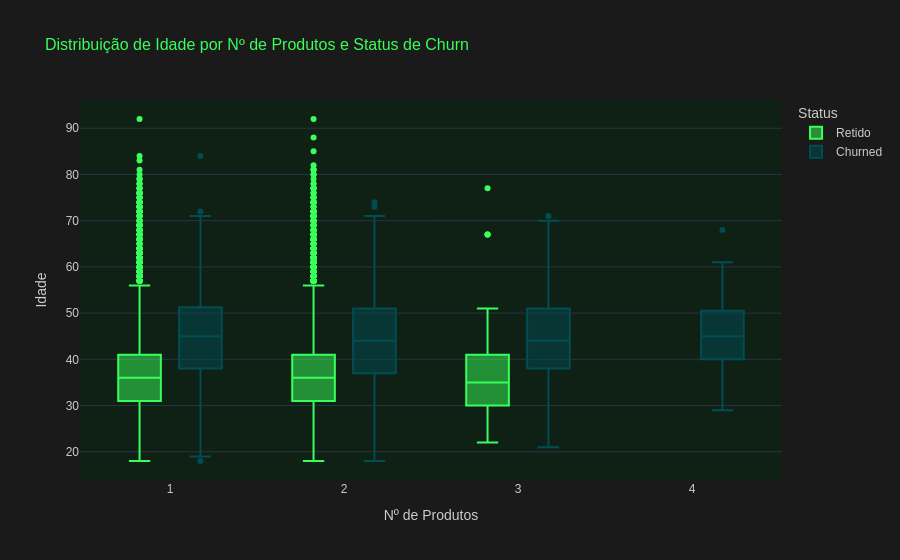

Write notebook code for a chart like this one.
### Markdown cell above
## 3.2 Perfil dos clientes por número de produtos

### Code cell
# Box plot — distribuição de idade por número de produtos e status de churn
fig_box_age_prod: go.Figure = px.box(
    df_bank_churn,
    x='num_of_products',
    y='age',
    color='status_churn',
    title='Distribuição de Idade por Nº de Produtos e Status de Churn',
    labels={'num_of_products': 'Nº de Produtos', 'age': 'Idade', 'status_churn': 'Status'},
    color_discrete_map=COLOR_MAP_CHURN,
)
fig_box_age_prod.update_layout(**LAYOUT_PADRAO)
fig_box_age_prod.show()

### Figure 1 — Plotly figure (JSON) as saved in the notebook; plotly's stock layout.template omitted (floating-point values rounded to 4 significant figures; data arrays with more than 128 entries replaced by an {"elided": "..."} marker saying what was removed)
{"data": [{"alignmentgroup": "True", "hovertemplate": "Status=Retido<br>Nº de Produtos=%{x}<br>Idade=%{y}<extra></extra>", "legendgroup": "Retido", "marker": {"color": "#39FF5A"}, "name": "Retido", "notched": false, "offsetgroup": "Retido", "orientation": "v", "showlegend": true, "type": "box", "x": {"elided": "7963 int values"}, "x0": " ", "xaxis": "x", "y": {"elided": "7963 int values"}, "y0": " ", "yaxis": "y"}, {"alignmentgroup": "True", "hovertemplate": "Status=Churned<br>Nº de Produtos=%{x}<br>Idade=%{y}<extra></extra>", "legendgroup": "Churned", "marker": {"color": "#004D54"}, "name": "Churned", "notched": false, "offsetgroup": "Churned", "orientation": "v", "showlegend": true, "type": "box", "x": {"elided": "2037 int values"}, "x0": " ", "xaxis": "x", "y": {"elided": "2037 int values"}, "y0": " ", "yaxis": "y"}], "layout": {"boxmode": "group", "font": {"color": "#CCCCCC", "family": "Arial", "size": 12}, "legend": {"title": {"text": "Status"}, "tracegroupgap": 0}, "paper_bgcolor": "#1A1A1A", "plot_bgcolor": "#0F2015", "title": {"font": {"color": "#39FF5A", "size": 16}, "text": "Distribuição de Idade por Nº de Produtos e Status de Churn"}, "xaxis": {"anchor": "y", "domain": [0, 1], "title": {"text": "Nº de Produtos"}}, "yaxis": {"anchor": "x", "domain": [0, 1], "title": {"text": "Idade"}}}}
